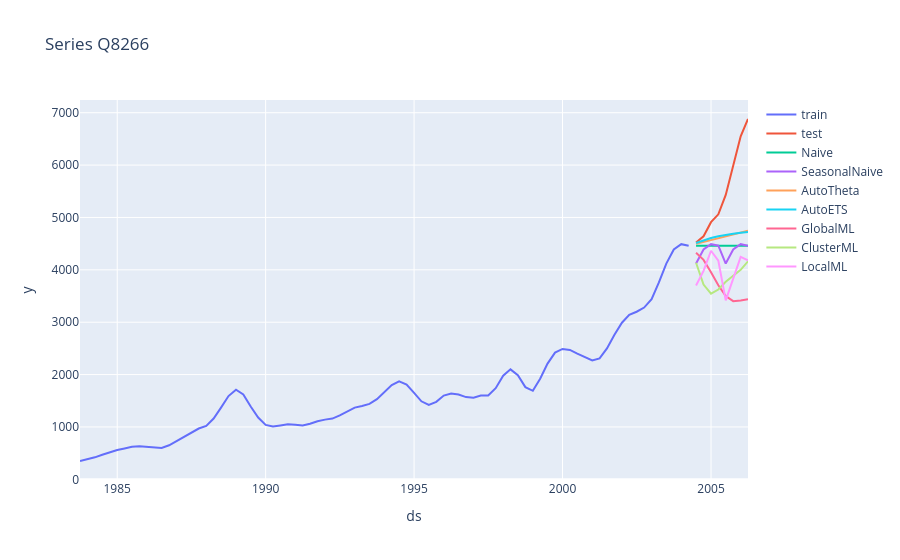

The notebook cell saved with this chart:
### Markdown cell above
## 6. Визуализация предсказаний

### Code cell
def plot_forecast_interactive(series_id, train_long, test_long, preds_base, preds_ml):
    df_train = train_long[train_long["id"] == series_id]
    df_test = test_long[test_long["id"] == series_id]

    df_base = preds_base[preds_base["id"] == series_id]
    df_ml = preds_ml[preds_ml["id"] == series_id]

    fig = go.Figure()
    fig.add_trace(go.Scatter(x=df_train["ds"], y=df_train["y"], mode="lines", name="train"))
    fig.add_trace(go.Scatter(x=df_test["ds"], y=df_test["y"], mode="lines", name="test"))

    # Baseline models
    for m in ["Naive", "SeasonalNaive", "AutoTheta", "AutoETS"]:
        if m in df_base.columns:
            fig.add_trace(go.Scatter(x=df_base["ds"], y=df_base[m], mode="lines", name=m))

    # ML models
    for m in ["GlobalML", "ClusterML", "LocalML"]:
        if m in df_ml.columns:
            fig.add_trace(go.Scatter(x=df_ml["ds"], y=df_ml[m], mode="lines", name=m))

    fig.update_layout(title=f"Series {series_id}", xaxis_title="ds", yaxis_title="y")
    fig.show()


# plot a few random series
example_ids = rng.choice(train_long["id"].unique(), size=3, replace=False)
for sid in example_ids:
    plot_forecast_interactive(sid, train_long, test_long, preds_base, preds_ml)
